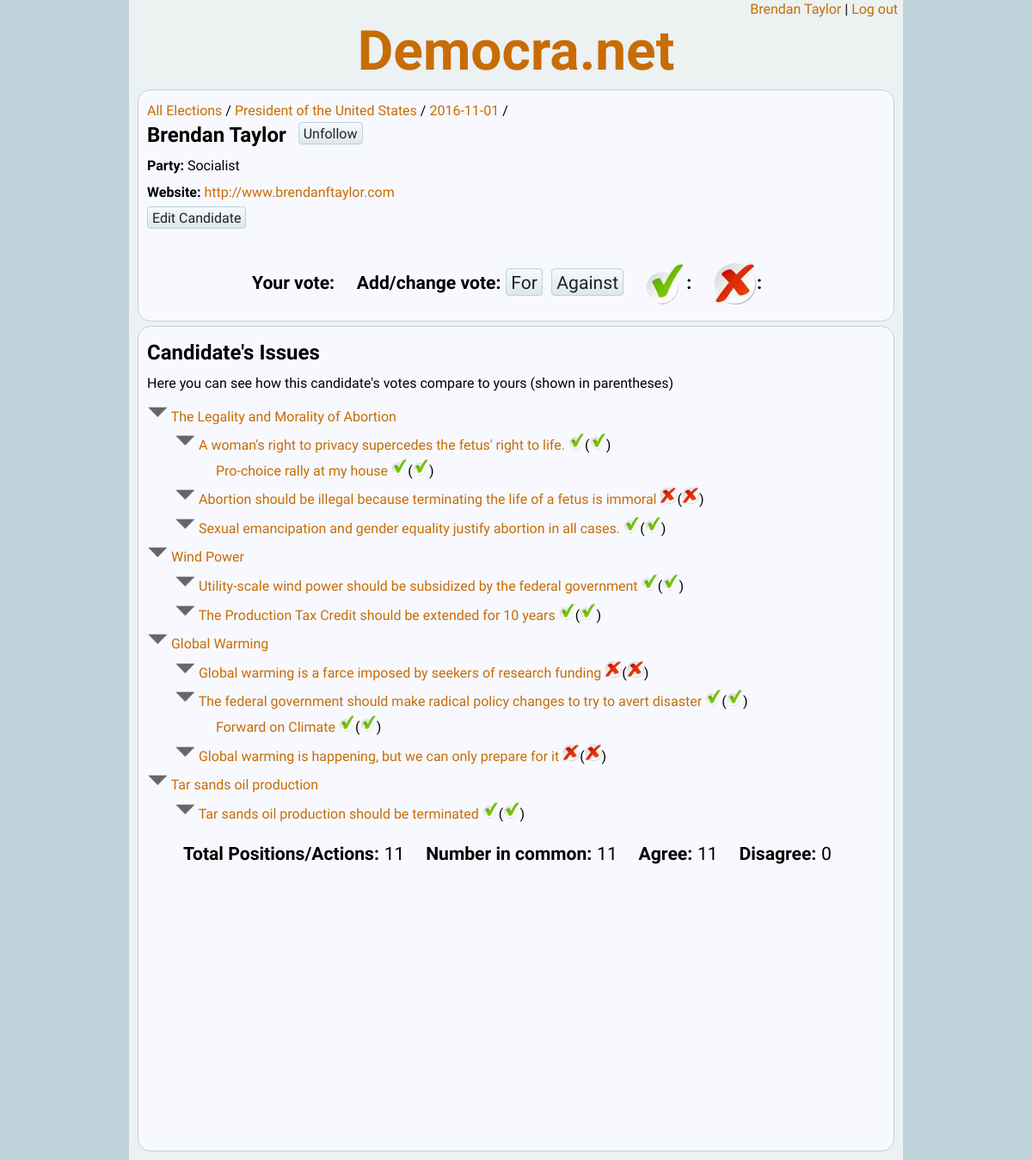
Page /candidate.php?m=r&id=3 (signed in) on the committed database.
### tables this page shows
CREATE TABLE `citizens` (
  `citizen_id` int(11) NOT NULL AUTO_INCREMENT,
  `password` varchar(100) NOT NULL,
  `email` varchar(100) NOT NULL,
  `name` varchar(100) DEFAULT NULL,
  `birth_year` int(11) DEFAULT NULL,
  `gender` int(11) DEFAULT NULL,
  `country` int(11) DEFAULT NULL,
  `postal_code` varchar(25) DEFAULT NULL,
  PRIMARY KEY (`citizen_id`)
);

CREATE TABLE `candidates` (
  `candidate_id` int(11) NOT NULL AUTO_INCREMENT,
  `citizen_id` int(11) DEFAULT NULL,
  `election_id` int(11) DEFAULT NULL,
  `party` varchar(100) DEFAULT NULL,
  `website` varchar(200) DEFAULT NULL,
  `summary` varchar(2000) DEFAULT NULL,
  PRIMARY KEY (`candidate_id`)
);

CREATE TABLE `offices` (
  `office_id` int(11) NOT NULL AUTO_INCREMENT,
  `name` varchar(200) DEFAULT NULL,
  `description` varchar(1000) DEFAULT NULL,
  `country_id` int(11) DEFAULT NULL,
  `office_holder` int(11) DEFAULT NULL,
  PRIMARY KEY (`office_id`)
);

CREATE TABLE `elections` (
  `election_id` int(11) NOT NULL AUTO_INCREMENT,
  `office_id` int(11) DEFAULT NULL,
  `date` date DEFAULT NULL,
  PRIMARY KEY (`election_id`)
);

CREATE TABLE `votes` (
  `type` char(1) NOT NULL,
  `type_id` int(11) NOT NULL,
  `citizen_id` int(11) NOT NULL,
  `vote` int(11) DEFAULT NULL,
  PRIMARY KEY (`type`,`type_id`,`citizen_id`)
);

CREATE TABLE `positions` (
  `position_id` int(11) NOT NULL AUTO_INCREMENT,
  `name` varchar(250) DEFAULT NULL,
  `justification` varchar(1000) DEFAULT NULL,
  `issue_id` int(11) DEFAULT NULL,
  `citizen_id` int(11) DEFAULT NULL,
  PRIMARY KEY (`position_id`)
);

CREATE TABLE `actions` (
  `action_id` int(11) NOT NULL AUTO_INCREMENT,
  `name` varchar(100) NOT NULL,
  `description` varchar(1000) NOT NULL,
  `date` varchar(100) DEFAULT NULL,
  `location` varchar(100) DEFAULT NULL,
  `position_id` int(11) NOT NULL,
  PRIMARY KEY (`action_id`)
);

### inc/class.citizen.php (called while the page is built, shortened)
<?php
require_once ("class.database.php");
require_once ("util.democranet.php");
class citizen
{
	public $citizen_id = null;
	public function check_session()
	{
		if (isset($_SESSION['citizen_id']))
		{
			$this->citizen_id = $_SESSION['citizen_id'];
		}
	}
	public function load_db($db)
	{
		$this->db = $db;
		$sql = "SELECT * FROM citizens WHERE citizen_id = '{$this->citizen_id}'";
		$this->db->execute_query($sql);
		$line = $this->db->fetch_line();
		$this->name = $line['name'];
	}
}
?>

### inc/class.database.php (called while the page is built, shortened)
<?php
class database {
	public $conn = null;
	public $result = null;
	public function open_connection()
	{
		$this->conn = new mysqli(self::DB_HOST, self::DB_UNAME, self::DB_PWD, self::DB_NAME)
			or die("Connect Error (" . $this->conn->connect_errno . ") " . $this->conn->connect_error);
	}
	public function execute_query($sql)
	{
		$this->result = $this->conn->query($sql)
			or die("Could not execute the query: {$this->conn->error}<br />sql = {$sql}");
	}
	public function get_result()
	{
		return $this->result;
	}
	public function fetch_line($result = null)
	{
		if ($result)
		{
			$line = $result->fetch_assoc();
		}
		else
		{
			$line = $this->result->fetch_assoc();
		}
		return $line;
	}
}
?>

### inc/class.candidate.php (called while the page is built, shortened)
<?php
require_once ("util.democranet.php");
require_once ("class.database.php");
class candidate
{
	private $db = null;
	public $id = null;
	public function __construct($db)
	{
		$this->db = $db;
	}
	public function load($source)
	{
		switch ($source)
		{
			case LOAD_DB:
				$this->id = $_REQUEST['id'];
				$sql = "SELECT ca.*, ci.name citizen_name, e.date election_date, o.office_id, o.name office_name
					FROM candidates ca LEFT JOIN citizens ci ON ca.citizen_id = ci.citizen_id
					LEFT JOIN elections e ON ca.election_id = e.election_id
					LEFT JOIN offices o ON e.office_id = o.office_id
					WHERE candidate_id = '{$this->id}'";
				$this->db->execute_query($sql);
				$line = $this->db->fetch_line();
				$this->citizen_id = $line['citizen_id'];
				$this->citizen_name = $line['citizen_name'];
				$this->election_id = $line['election_id'];
				$this->election_date = $line['election_date'];
				$this->office_id = $line['office_id'];
				$this->office_name = $line['office_name'];
				$this->party = $line['party'];
				$this->website = $line['website'];
				break;
		}
	}
	public function is_following($citizen_id)
	{
		$following = false;
		$sql = "SELECT COUNT(*) c FROM follows WHERE type = 'c' AND type_id = '{$this->id}' AND citizen_id = '{$citizen_id}'";
		$this->db->execute_query($sql);
		$line = $this->db->fetch_line();
		if ($line['c'] > 0) {
			$following = true;
		}
		return $following;
	}
}
?>

### inc/util.democranet.php (called while the page is built, shortened)
<?php
function get_button_text($is_following)
{
	if ($is_following)
	{
		$button_text = "Unfollow";
	}
	else
	{
		$button_text = "Follow";
	}
	return $button_text;
}
?>

### candidate.php (the view, shortened to what this page needs)
<?php
require_once ("inc/util.democranet.php");
require_once ("inc/class.database.php");
require_once ("inc/class.citizen.php");
require_once ("inc/class.candidate.php");
$counts = array('total'=>0, 'common'=>0, 'agree'=>0, 'disagree'=>0);
$db = new database();
$db->open_connection();
$citizen = new citizen();
$citizen->check_session();
if ($citizen->in_session)
{
	$citizen->load_db($db);
}
else
{
	header("Location:login.php");
}
$mode = "";
if (check_field("m", $_REQUEST))
{
	$mode = $_REQUEST['m'];
}
else
{
	$mode = "n";
}
$candidate = new candidate($db);
if ($mode == "r" || $mode == "e" || $mode == "d")
{
	$candidate->load(LOAD_DB);
}
elseif ($mode == "u" || $mode == "i")
{
	$candidate->load(LOAD_POST);
}
echo DOC_TYPE;
?>
<html>
<head>
	<link rel="stylesheet" type="text/css" href="style/democranet.css" />
</head>
<body>
<div id="container">
<?php include ("inc/header.login.php"); ?>
<?php if ($mode == "e" || $mode == "n") { ?>
	<div class="content">
		<div id="di_error"><p id="p_errmsg"></p></div>
		<table class="form">
			<form id="fo_edit_candidate" method="post" action="<?php echo $submit_action; ?>">
			<tr>
				<th id="in_party_lbl">
					Party:*
					<input name="candidate_id" id="candidate_id" type="hidden" value="<?php echo $candidate->id; ?>" />
					<input name="citizen_id" id="citizen_id" type="hidden" value="<?php echo $candidate->citizen_id; ?>" />
					<input name="election_id" id="election_id" type="hidden" value="<?php echo $candidate->election_id; ?>" />
				</th>
				<td><input type="text" id="in_party" name="party" value="<?php echo $candidate->party; ?>" /></td>
			</tr>
			<tr>
				<th>Website:</th>
				<td><input type="text" id="in_website" name="website" size="50" value="<?php echo $candidate->website; ?>" /></td>
			</tr>
			<tr>
				<th>Summary:</th>
				<td><textarea id="ta_summary" name="summary" rows="3"><?php echo $candidate->summary; ?></textarea></td>
			</tr>
			<tr>
				<td></td>
				<td>
					<a id="bu_submit" class="btn" href="JAVASCRIPT: submitForm()">Save Candidate</a>&nbsp;
					<a id="bu_cancel" class="btn" href="JAVASCRIPT: cancelEdit()">Cancel Edit</a>
				</td>
			</tr>
			</form>
		</table>
	</div>
<?php } else { ?>
	<div class="content">
		<p class="with_btn">
			<a href="elecbrws.php">All Elections</a> /
			<a href="office.php?m=r&id=<?php echo $candidate->office_id; ?>"><?php echo $candidate->office_name; ?></a> /
			<a href="election.php?m=r&id=<?php echo $candidate->election_id; ?>"><?php echo $candidate->election_date; ?></a> / <br>
			<span class="title"><?php echo $candidate->citizen_name; ?></span>
			<a class="btn" id="bu_follow" href="JAVASCRIPT: displayFollow()"><?php echo get_button_text($candidate->is_following($citizen->citizen_id)); ?></a>
		</p>
		<p><span class="bold">Party:</span> <?php echo $candidate->party; ?></p>
<?php if ($candidate->website) echo "<p><span class=\"bold\">Website:</span> <a href=\"{$candidate->website}\" target=\"_blank\">{$candidate->website}</a></p>"; ?>
<?php if ($citizen->citizen_id == $candidate->citizen_id) echo "<a class=\"btn\" href=\"candidate.php?m=e&id={$candidate->id}\">Edit Candidate</a>"; ?>
		<ul id="votes">
			<li class="label">Your vote:</li>
			<li class="label">Add/change vote:</li>
			<li>
				<a id="vote_for" class="btn" href="JAVASCRIPT: setVote(1)" title="Click to vote for">For</a>&nbsp;
				<a id="vote_against" class="btn" href="JAVASCRIPT: setVote(2)" title="Click to vote against">Against</a>
			</li>
			<li class="label with_img"><img src="img/for.png" title="Number of citizens for"/>:</li>
			<li class="label with_img"><img src="img/against.png" title="Number of citizens against"/>:</li>
		</ul>
	</div>
	<div class="content" id="di_issues">
		<p><span class="title">Candidate's Issues</span></p>
		<p>Here you can see how this candidate's votes compare to yours (shown in parentheses)</p>
		<?php echo get_issues(); ?>
		<div id="di_chart"></div>
	</div>
<?php } ?>
</div>
</body>
</html>
<?php
function get_issues() {
	global $candidate, $db, $counts;
	$sql = "SELECT DISTINCT i.issue_id, i.name
		FROM votes v INNER JOIN positions p ON v.type_id = p.position_id
		INNER JOIN issues i ON p.issue_id = i.issue_id
		WHERE v.type = 'p' AND v.citizen_id = '{$candidate->citizen_id}'
		ORDER BY issue_id";
	$db->execute_query($sql);
	$result = $db->get_result();
	$html = "";
	while ($line = $db->fetch_line($result)) {
		$html .= "
			<p class=\"i1\">
				<img id=\"i{$line['issue_id']}\" class=\"ec\" src=\"img/collapse.png\">
				<a class=\"su\" href=\"issue.php?m=r&iid={$line['issue_id']}\">{$line['name']}</a>
			</p>
			<div class=\"di_ec\" id=\"di_i{$line['issue_id']}\">" . get_positions($line['issue_id']) . "
			</div>\n";
	}
	$html .= "
		<ul id=\"votes\">
			<li class=\"label\">Total Positions/Actions:</li>
			<li>{$counts['total']}</li>
			<li class=\"label\">Number in common:</li>
			<li>{$counts['common']}</li>
			<li class=\"label\">Agree:</li>
			<li>{$counts['agree']}</li>
			<li class=\"label\">Disagree:</li>
			<li>{$counts['disagree']}</li>
		</ul>\n";
	return $html;
}
function get_positions($issue_id) {
	global $candidate, $db, $citizen, $counts;
	$sql = "SELECT p.position_id, p.name, v1.vote candidate_vote,
		(SELECT v2.vote FROM votes v2 WHERE v2.type = v1.type AND v2.type_id = v1.type_id AND v2.citizen_id = '{$citizen->citizen_id}') citizen_vote
		FROM votes v1 INNER JOIN positions p ON v1.type_id = p.position_id
		WHERE v1.type = 'p'
		AND v1.citizen_id = '{$candidate->citizen_id}'
		AND p.issue_id = '{$issue_id}'";
	$db->execute_query($sql);
	$result = $db->get_result();
	$html = "";
	while ($line = $db->fetch_line($result)) {
		if ($line['candidate_vote'] == VOTE_FOR)
		{
			$candidate_vote_img = "for.png";
		}
		else
		{
			$candidate_vote_img = "against.png";
		}
		$citizen_vote_img = null;
		if ($line['citizen_vote'] == VOTE_FOR)
		{
			$citizen_vote_img = "for.png";
		}
		elseif ($line['citizen_vote'] == VOTE_AGAINST)
		{
			$citizen_vote_img = "against.png";
		}
		$html .= "
			<p class=\"i2\">
				<img id=\"p{$line['position_id']}\" class=\"ec\" src=\"img/collapse.png\">
				<a class=\"su\" href=\"position.php?m=r&pid={$line['position_id']}\">{$line['name']}</a>
				<img class=\"vote\" src=\"img/{$candidate_vote_img}\">";
		if ($citizen_vote_img)
		{
			$html .= "(<img class=\"vote\" src=\"img/{$citizen_vote_img}\">)";
		}
		$html .= "
			</p>
			<div class=\"di_ec\" id=\"di_p{$line['position_id']}\">" . get_actions($line['position_id']) . "
			</div>\n";
	}
	return $html;
}
function get_actions($position_id) {
	global $candidate, $db, $citizen, $counts;
	$sql = "SELECT a.action_id, a.name, v1.vote candidate_vote,
		(SELECT v2.vote FROM votes v2 WHERE v2.type = v1.type AND v2.type_id = v1.type_id AND v2.citizen_id = '{$citizen->citizen_id}') citizen_vote
		FROM votes v1 INNER JOIN actions a ON v1.type_id = a.action_id
		WHERE v1.type = 'a'
		AND v1.citizen_id = '{$candidate->citizen_id}'
		AND a.position_id = '{$position_id}'";
	$db->execute_query($sql);
	$result = $db->get_result();
	$html = "";
	while ($line = $db->fetch_line($result)) {
		if ($line['candidate_vote'] == VOTE_FOR)
		{
			$candidate_vote_img = "for.png";
		}
		else
		{
			$candidate_vote_img = "against.png";
		}
		$citizen_vote_img = null;
		if ($line['citizen_vote'] == VOTE_FOR)
		{
			$citizen_vote_img = "for.png";
		}
		elseif ($line['citizen_vote'] == VOTE_AGAINST)
		{
			$citizen_vote_img = "against.png";
		}
		$html .= "
			<p class=\"i3\">
				<a class=\"su\" href=\"action.php?m=r&aid={$line['action_id']}\">{$line['name']}</a>
				<img class=\"vote\" src=\"img/{$candidate_vote_img}\">";
		if ($citizen_vote_img)
		{
			$html .= "(<img class=\"vote\" src=\"img/{$citizen_vote_img}\">)";
		}
		$html .= "</p>\n";
	}
	return $html;
}
?>

### inc/header.login.php
<div id="login">
	<p><a href="citizen.php"><?php echo $citizen->name; ?></a>&nbsp;|&nbsp;<a href="login.php?m=lo">Log out</a></p>
</div>
<div id="header">
	<h1><a href="index.php">Democra.net</a></h1>
</div>

### style/democranet.css (style rules this page uses)
body { font-family: 'Quattrocento Sans', helvetica, arial, sans-serif; font-size: 100%; line-height: 1.4; background-color: #BED2D9; margin: 0; }
h1, h2, h3, h4, h5 { font-family: 'Dosis', sans-serif; font-weight: 600; line-height: 1.2; margin-bottom: .5em; }
p { font-family: 'Quattrocento Sans', helvetica, arial, sans-serif; font-size: 1em; font-weight: 400; margin-top: .2em; margin-bottom: .5em; }
li { font-size: 1em; }
.bold { font-weight: 700; }
.title { font-size: 1.5em; margin: 0 0 .5em 0; font-weight: 700; }
.btn { border-style: solid; border-color: #BED2D9; border-radius: 4px; border-width: 1px; padding: 3px 5px 2px; background-image: linear-gradient(#F7F9FE, #DCE8EB); cursor: pointer; }
a.btn:link { text-decoration: none; color: #222; -webkit-transition: all 0s linear; -moz-transition: all 0s linear; -ms-transition: all 0s linear; -o-transition: all 0s linear; transition: all 0s linear; }
a:link { text-decoration: none; color: #C86C06; -webkit-transition: all .1s linear; -moz-transition: all .1s linear; -ms-transition: all .1s linear; -o-transition: all .1s linear; transition: all .1s linear; }
#header { text-align: center; padding: 0; }
#header h1 { margin-top:0; margin-bottom: 0; font-size: 4em; }
#container { margin: 0 auto; min-width: 200px; max-width: 900px; background-color: #ECF1F2; min-height: 780px; padding-bottom: 5px; }
#login { text-align: right; padding-right: 6px; }
#login p { margin: 0; }
.content { margin: 5px 10px; padding: 10px; background-color: #F7F9FE; border-radius: 15px; border: 1px solid #BED2D9; }
#votes { padding: 0; margin-top: 0; margin-bottom: 20px; text-align: center; }
#votes li { font-size: 1.1em; display: inline; margin: 0 20px 0 0; }
#votes li.label { font-weight: bold; margin-right: 1px; }
.with_img img { position: relative; top: 18px; }
.with_btn .btn { position: relative; top: -4px; left: 10px; }

### candidate.php (style rules this page uses)
img.ec { height: 1.5em; }
.i1, .i2, .i3 { margin:top: 0; margin-bottom: 0; }
.i2 { margin-left: 2em; }
.i3 { margin-left: 5em; }
.vote { height: 20px; }
#votes { margin-top: 20px; font-size: 1.2em; }
#di_chart { height: 300px; }

### rows in the picture
citizens: name "Brendan Taylor"
candidates: offices.name "President of the United States", election.date "2016-11-01", citizen.name "Brendan Taylor", party "Socialist", website "http://www.brendanftaylor.com"
votes: positions.name "A woman's right to privacy supercedes the fetus' right to life."
votes: actions.name "Pro-choice rally at my house"
votes: positions.name "Abortion should be illegal because terminating the life of a fetus is immoral"
votes: positions.name "Sexual emancipation and gender equality justify abortion in all cases."
votes: positions.name "Utility-scale wind power should be subsidized by the federal government"
votes: positions.name "The Production Tax Credit should be extended for 10 years"
votes: positions.name "Global warming is a farce imposed by seekers of research funding"
votes: positions.name "The federal government should make radical policy changes to try to avert disaster"
votes: actions.name "Forward on Climate"
votes: positions.name "Global warming is happening, but we can only prepare for it"
votes: positions.name "Tar sands oil production should be terminated"

### other values in the picture
get_button_text($candidate->is_following($citizen->citizen_id)) "Unfollow"
$line['name'] "The Legality and Morality of Abortion"
$line['name'] "Wind Power"
$line['name'] "Global Warming"
$line['name'] "Tar sands oil production"
$counts['total'] "11"
$counts['common'] "11"
$counts['agree'] "11"
$counts['disagree'] "0"
